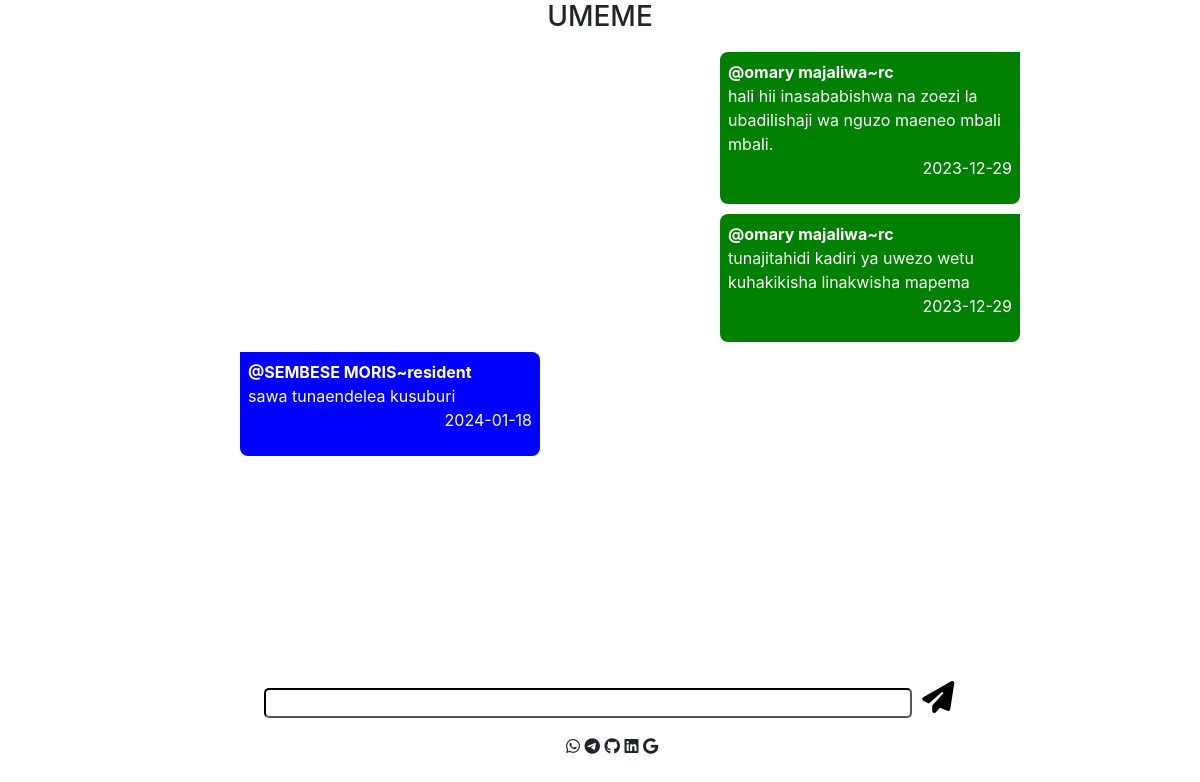
Screenshot of /responseview.php?q=51&t=UMEME (signed in) with the database file from the repository.
### tables this page shows
CREATE TABLE `response` (
  `response_id` int(10) NOT NULL,
  `concern_id` int(10) DEFAULT NULL,
  `response_date` date DEFAULT current_timestamp(),
  `uid` int(10) DEFAULT NULL,
  `response_title` varchar(100) DEFAULT NULL,
  `response_body` varchar(200) DEFAULT NULL,
  `is_read` tinyint(1) NOT NULL DEFAULT 0
);

CREATE TABLE `user` (
  `uid` int(10) NOT NULL,
  `uname` varchar(64) DEFAULT NULL,
  `region` varchar(64) DEFAULT NULL,
  `district` varchar(64) DEFAULT NULL,
  `constituence` varchar(64) DEFAULT NULL,
  `email` varchar(64) DEFAULT NULL,
  `contact` int(10) DEFAULT NULL,
  `status` varchar(20) DEFAULT NULL,
  `password` varchar(8) DEFAULT NULL,
  `gender` tinytext DEFAULT NULL
);

### responseview.php (the view, shortened to what this page needs)
<?php
    $q = $_GET['q'];
    $t = $_GET['t'];
    $conn = new mysqli('localhost', 'karim', 'Karim@01', 'cfwa');
    $sql = "SELECT * FROM response where concern_id='$q'";
    $result = mysqli_query($conn, $sql);
    if($result){
        echo '<center><h3>'.$t.'</h3></center>';
        echo "<fieldset style='height: 75%; overflow:scroll; border-style: none'>";
        while($row = mysqli_fetch_assoc($result)){
            $rid = $row['response_id'];
            $sql1 = "SELECT * FROM user WHERE `uid`=(SELECT `uid` FROM response WHERE response_id='$rid')";
            $result1=$conn->query($sql1);
            $row1 = mysqli_fetch_assoc($result1);
            echo '<!DOCTYPE html>
<html lang="en">
<head>
    <meta charset="UTF-8">
    <meta name="viewport" content="width=device-width, initial-scale=1.0">
    <title>Document</title>
    <link rel="stylesheet" href="./Bootstrap/css/bootstrap.css">
    <link rel="stylesheet" href="./fontawesome/css/all.css">
    <style>
    body {
            }
    #d1, #d2 {
            height: fit-content;
            border-radius: 8px;
            padding: 8px;
            color: white;
        }
    #d1 {
            position: relative;
            width: 300px;
            background-color: green;
            margin: 10px;
            margin-left: 60%;
            border-top-right-radius: 0px;
            }
        #d2 {
            position: relative;
            width: 300px;
            background-color: blue;
            margin: 10px;
            margin-left: 20%;
            border-top-left-radius: 0px;
        }
    </style>
</head>
<body>';
    if($_SESSION['uid']==$row['uid']){
    echo "<div id='d1'><b>@".$row1['uname']."</b><b>~".$row1['status']."</b><br>".$row['response_body']."<br><p align='right'>".$row['response_date']."</p></div>";
    } else {
        echo "<div id='d2'><b>@".$row1['uname']."</b><b>~".$row1['status']."</b><br>".$row['response_body']."<br><p align='right'>".$row['response_date']."</p></div>";
    }
        }
echo "</fieldset>";
    }
?>
<?php include './postresponse.php'; ?>

### responseview.php (style rules this page uses)
#d1, #d2 { height: fit-content; border-radius: 8px; padding: 8px; color: white; }
#d1 { position: relative; width: 300px; background-color: green; margin: 10px; margin-left: 60%; border-top-right-radius: 0px; }
#d2 { position: relative; width: 300px; background-color: blue; margin: 10px; margin-left: 20%; border-top-left-radius: 0px; }

### rows the page displays
response: uid.uname "omary majaliwa", uid.status "rc", response_body "hali hii inasababishwa na zoezi la ubadilishaji wa nguzo maeneo mbali mbali.", response_date "2023-12-29"
response: uid.uname "omary majaliwa", uid.status "rc", response_body "tunajitahidi kadiri ya uwezo wetu kuhakikisha linakwisha mapema", response_date "2023-12-29"
response: uid.uname "SEMBESE MORIS", uid.status "resident", response_body "sawa tunaendelea kusuburi", response_date "2024-01-18"

### other values shown
$t "UMEME"
